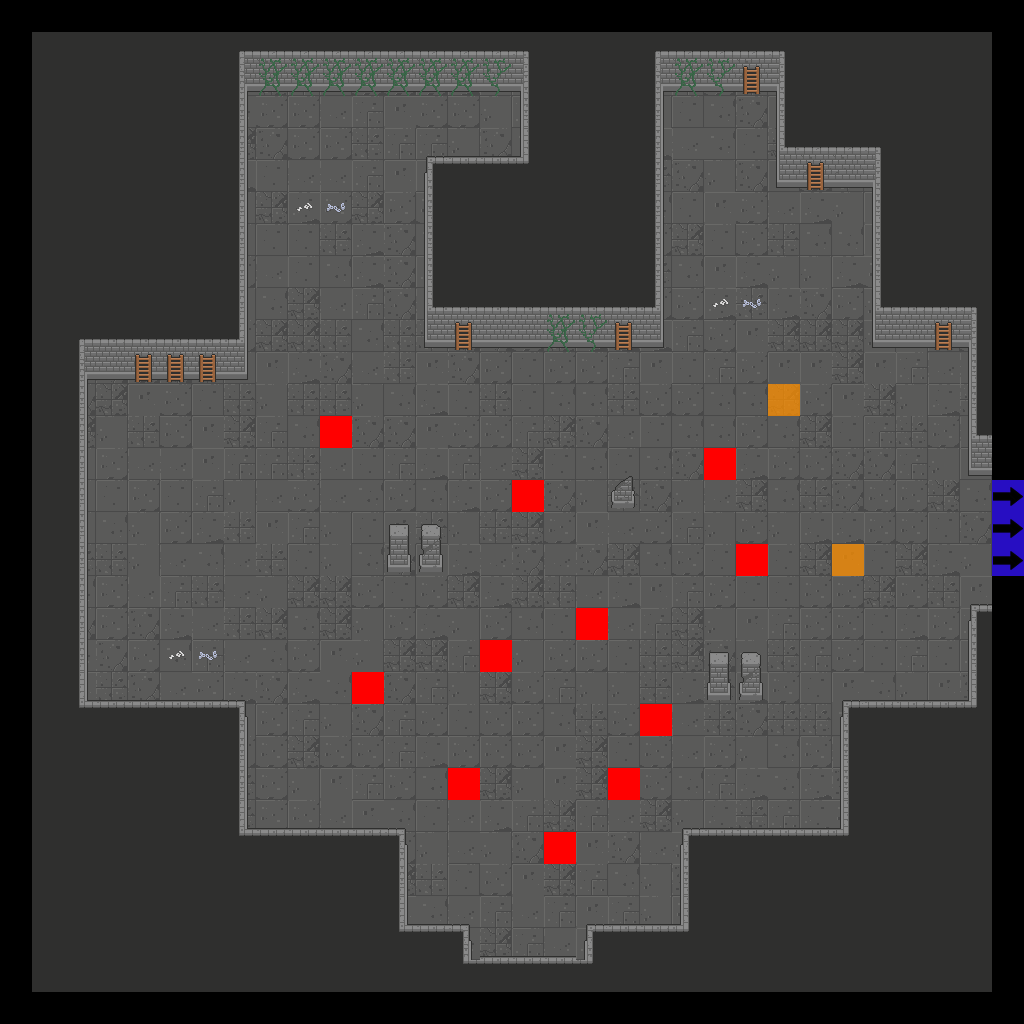

Below is a game level as drawn by its tile map, then a one-line description and the .tmx that defines it (tile-layer data replaced by summaries):
An orthogonal 32x32 tile map with 32x32 px tiles, 7 tile layers (Floor, Walls, Doors, Pillars, ...), 2 tilesets.

<map version="1.2" tiledversion="2019.04.18" orientation="orthogonal" renderorder="right-down" width="32" height="32" tilewidth="32" tileheight="32" infinite="0" nextlayerid="22" nextobjectid="1">
 <tileset firstgid="1" source="Dungeon_Tileset_2.tsx" />
 <tileset firstgid="321" source="flags.tsx" />
 <layer id="15" name="Floor" width="32" height="32">
  <data>[1024 cells, 900 non-empty, 12 distinct tile ids]</data>
 </layer>
 <layer id="16" name="Walls" width="32" height="32">
  <data>[1024 cells, 455 non-empty, 28 distinct tile ids]</data>
 </layer>
 <layer id="17" name="Doors" width="32" height="32">
  <data>[1024 cells, 0 non-empty, 0 distinct tile ids]</data>
 </layer>
 <layer id="18" name="Pillars" width="32" height="32">
  <properties>
   <property name="unity:SortingLayer" value="Pillars" />
  </properties>
  <data>[1024 cells, 10 non-empty, 6 distinct tile ids]</data>
 </layer>
 <layer id="19" name="Candles" width="32" height="32">
  <data>[1024 cells, 0 non-empty, 0 distinct tile ids]</data>
 </layer>
 <layer id="20" name="Debris" width="32" height="32">
  <data>[1024 cells, 38 non-empty, 7 distinct tile ids]</data>
 </layer>
 <layer id="21" name="Flags" width="32" height="32">
  <data>[1024 cells, 16 non-empty, 3 distinct tile ids]</data>
 </layer>
</map>
